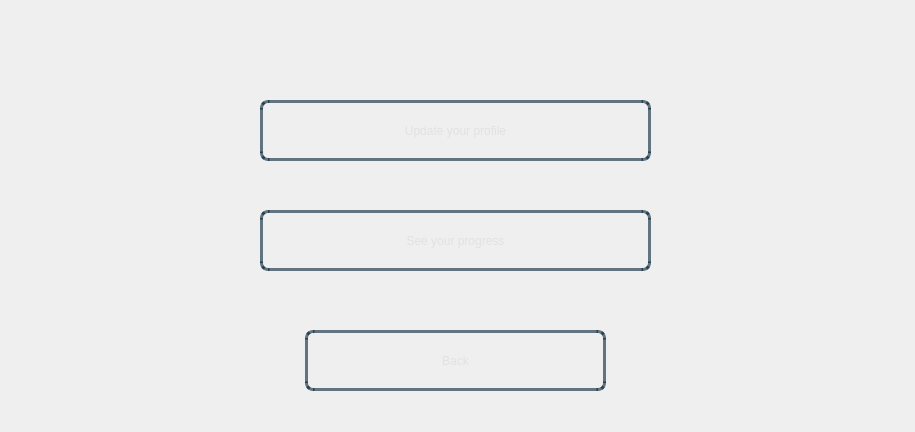
<?xml version="1.0" encoding="UTF-8"?>
<ui version="4.0">
 <class>Dialog</class>
 <widget class="QDialog" name="Dialog">
  <property name="geometry">
   <rect>
    <x>0</x>
    <y>0</y>
    <width>915</width>
    <height>432</height>
   </rect>
  </property>
  <property name="windowTitle">
   <string>Dialog</string>
  </property>
  <widget class="QWidget" name="bgwidget" native="true">
   <property name="geometry">
    <rect>
     <x>0</x>
     <y>0</y>
     <width>911</width>
     <height>431</height>
    </rect>
   </property>
   <property name="styleSheet">
    <string notr="true">QWidget#bgwidget{
background-color:qlineargradient(x1: 1, y1: 1, x2:1, y2: 0.2, stop: 0 rgba(0, 52, 89,140),
stop: 1 rgba(0, 168, 232,190))
}
</string>
   </property>
   <widget class="QPushButton" name="updateBtn">
    <property name="geometry">
     <rect>
      <x>260</x>
      <y>100</y>
      <width>391</width>
      <height>61</height>
     </rect>
    </property>
    <property name="styleSheet">
     <string notr="true">QPushButton{
border-radius:8px;
border:3px solid rgba(0,30,50,150);
color:rgba(225,225,225,255);
background-color:rgba(0,0,0,0);
font: 22pt &quot;Sans Serif Collection&quot;;
}
.QPushButton:hover
{
   background-color:white;
	color: rgba(0,30,50,150);
}
</string>
    </property>
    <property name="text">
     <string>Update your profile</string>
    </property>
   </widget>
   <widget class="QPushButton" name="progressBtn">
    <property name="geometry">
     <rect>
      <x>260</x>
      <y>210</y>
      <width>391</width>
      <height>61</height>
     </rect>
    </property>
    <property name="styleSheet">
     <string notr="true">QPushButton{
border-radius:8px;
border:3px solid rgba(0,30,50,150);
color:rgba(225,225,225,255);
background-color:rgba(0,0,0,0);
font: 22pt &quot;Sans Serif Collection&quot;;
}
.QPushButton:hover
{
   background-color:white;
	color: rgba(0,30,50,150);
}
</string>
    </property>
    <property name="text">
     <string>See your progress</string>
    </property>
   </widget>
   <widget class="QPushButton" name="backBtn">
    <property name="geometry">
     <rect>
      <x>305</x>
      <y>330</y>
      <width>301</width>
      <height>61</height>
     </rect>
    </property>
    <property name="styleSheet">
     <string notr="true">QPushButton{
border-radius:8px;
border:3px solid rgba(0,30,50,150);
color:rgba(225,225,225,255);
background-color:rgba(0,0,0,0);
font: 22pt &quot;Sans Serif Collection&quot;;
}
.QPushButton:hover
{
   background-color:white;
	color: rgba(0,30,50,150);
}
</string>
    </property>
    <property name="text">
     <string>Back</string>
    </property>
   </widget>
  </widget>
 </widget>
 <resources/>
 <connections/>
</ui>
